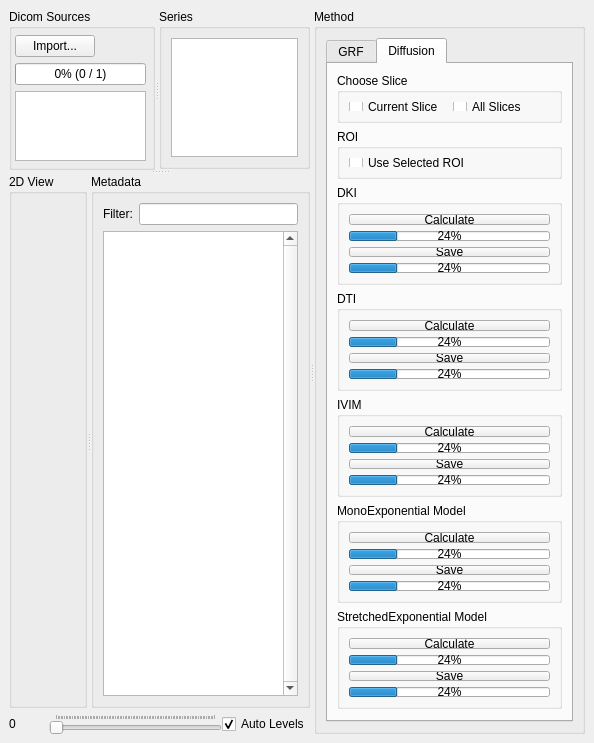
<?xml version="1.0" encoding="UTF-8"?>
<ui version="4.0">
 <class>DicomBrowserWin</class>
 <widget class="QMainWindow" name="DicomBrowserWin">
  <property name="geometry">
   <rect>
    <x>0</x>
    <y>0</y>
    <width>594</width>
    <height>651</height>
   </rect>
  </property>
  <property name="windowTitle">
   <string>Dicom Browser (RESEARCH ONLY)</string>
  </property>
  <property name="windowIcon">
   <iconset resource="Resources.qrc">
    <normaloff>:/icons/icon.png</normaloff>:/icons/icon.png</iconset>
  </property>
  <property name="animated">
   <bool>false</bool>
  </property>
  <widget class="QWidget" name="centralwidget">
   <layout class="QHBoxLayout" name="horizontalLayout_6">
    <item>
     <widget class="QSplitter" name="splitter_2">
      <property name="orientation">
       <enum>Qt::Horizontal</enum>
      </property>
      <widget class="QSplitter" name="seriesSplit">
       <property name="orientation">
        <enum>Qt::Vertical</enum>
       </property>
       <widget class="QSplitter" name="listSplit">
        <property name="orientation">
         <enum>Qt::Horizontal</enum>
        </property>
        <widget class="QGroupBox" name="sourceGroup">
         <property name="title">
          <string>Dicom Sources</string>
         </property>
         <property name="checkable">
          <bool>false</bool>
         </property>
         <layout class="QGridLayout" name="gridLayout">
          <property name="leftMargin">
           <number>3</number>
          </property>
          <property name="topMargin">
           <number>6</number>
          </property>
          <property name="rightMargin">
           <number>6</number>
          </property>
          <property name="bottomMargin">
           <number>6</number>
          </property>
          <item row="0" column="0">
           <layout class="QHBoxLayout" name="horizontalLayout_2">
            <item>
             <widget class="QPushButton" name="importButton">
              <property name="text">
               <string>Import...</string>
              </property>
             </widget>
            </item>
            <item>
             <widget class="QLabel" name="statusText">
              <property name="text">
               <string/>
              </property>
             </widget>
            </item>
            <item>
             <spacer name="horizontalSpacer">
              <property name="orientation">
               <enum>Qt::Horizontal</enum>
              </property>
              <property name="sizeHint" stdset="0">
               <size>
                <width>40</width>
                <height>20</height>
               </size>
              </property>
             </spacer>
            </item>
           </layout>
          </item>
          <item row="2" column="0">
           <widget class="QListView" name="sourceListView">
            <property name="sizePolicy">
             <sizepolicy hsizetype="Expanding" vsizetype="Expanding">
              <horstretch>0</horstretch>
              <verstretch>0</verstretch>
             </sizepolicy>
            </property>
            <property name="minimumSize">
             <size>
              <width>0</width>
              <height>0</height>
             </size>
            </property>
            <property name="maximumSize">
             <size>
              <width>16777215</width>
              <height>83</height>
             </size>
            </property>
            <property name="editTriggers">
             <set>QAbstractItemView::NoEditTriggers</set>
            </property>
           </widget>
          </item>
          <item row="1" column="0">
           <widget class="QProgressBar" name="statusProgressBar">
            <property name="maximumSize">
             <size>
              <width>16777215</width>
              <height>16777215</height>
             </size>
            </property>
            <property name="maximum">
             <number>1</number>
            </property>
            <property name="value">
             <number>0</number>
            </property>
            <property name="alignment">
             <set>Qt::AlignCenter</set>
            </property>
            <property name="format">
             <string>%p% (%v / %m)</string>
            </property>
           </widget>
          </item>
         </layout>
        </widget>
        <widget class="QGroupBox" name="seriesGroup">
         <property name="maximumSize">
          <size>
           <width>16777215</width>
           <height>160</height>
          </size>
         </property>
         <property name="title">
          <string>Series</string>
         </property>
         <layout class="QGridLayout" name="gridLayout_2">
          <item row="0" column="0">
           <widget class="QTableView" name="seriesView">
            <property name="sizePolicy">
             <sizepolicy hsizetype="Expanding" vsizetype="Expanding">
              <horstretch>0</horstretch>
              <verstretch>0</verstretch>
             </sizepolicy>
            </property>
            <property name="minimumSize">
             <size>
              <width>0</width>
              <height>0</height>
             </size>
            </property>
            <property name="editTriggers">
             <set>QAbstractItemView::NoEditTriggers</set>
            </property>
            <property name="dragDropOverwriteMode">
             <bool>false</bool>
            </property>
            <property name="selectionMode">
             <enum>QAbstractItemView::SingleSelection</enum>
            </property>
            <property name="selectionBehavior">
             <enum>QAbstractItemView::SelectRows</enum>
            </property>
            <property name="showGrid">
             <bool>false</bool>
            </property>
            <property name="sortingEnabled">
             <bool>true</bool>
            </property>
            <attribute name="horizontalHeaderCascadingSectionResizes">
             <bool>true</bool>
            </attribute>
            <attribute name="horizontalHeaderDefaultSectionSize">
             <number>10</number>
            </attribute>
            <attribute name="horizontalHeaderHighlightSections">
             <bool>false</bool>
            </attribute>
            <attribute name="horizontalHeaderMinimumSectionSize">
             <number>30</number>
            </attribute>
            <attribute name="horizontalHeaderShowSortIndicator" stdset="0">
             <bool>true</bool>
            </attribute>
            <attribute name="horizontalHeaderStretchLastSection">
             <bool>false</bool>
            </attribute>
            <attribute name="verticalHeaderVisible">
             <bool>false</bool>
            </attribute>
            <attribute name="verticalHeaderCascadingSectionResizes">
             <bool>false</bool>
            </attribute>
            <attribute name="verticalHeaderHighlightSections">
             <bool>false</bool>
            </attribute>
           </widget>
          </item>
         </layout>
        </widget>
       </widget>
       <widget class="QWidget" name="verticalLayoutWidget">
        <layout class="QVBoxLayout" name="verticalLayout">
         <property name="spacing">
          <number>0</number>
         </property>
         <property name="topMargin">
          <number>0</number>
         </property>
         <item>
          <widget class="QSplitter" name="viewMetaSplitter">
           <property name="orientation">
            <enum>Qt::Horizontal</enum>
           </property>
           <widget class="QGroupBox" name="view2DGroup">
            <property name="title">
             <string>2D View</string>
            </property>
           </widget>
           <widget class="QGroupBox" name="metadataGroup">
            <property name="title">
             <string>Metadata</string>
            </property>
            <layout class="QGridLayout" name="gridLayout_5">
             <item row="1" column="0">
              <widget class="QTreeView" name="tagView">
               <property name="verticalScrollBarPolicy">
                <enum>Qt::ScrollBarAlwaysOn</enum>
               </property>
               <property name="editTriggers">
                <set>QAbstractItemView::NoEditTriggers</set>
               </property>
               <property name="showDropIndicator" stdset="0">
                <bool>false</bool>
               </property>
               <property name="dragDropOverwriteMode">
                <bool>false</bool>
               </property>
               <property name="alternatingRowColors">
                <bool>true</bool>
               </property>
               <property name="selectionMode">
                <enum>QAbstractItemView::SingleSelection</enum>
               </property>
               <property name="textElideMode">
                <enum>Qt::ElideRight</enum>
               </property>
               <property name="sortingEnabled">
                <bool>true</bool>
               </property>
              </widget>
             </item>
             <item row="0" column="0">
              <layout class="QHBoxLayout" name="horizontalLayout_3">
               <property name="topMargin">
                <number>0</number>
               </property>
               <item>
                <widget class="QLabel" name="label">
                 <property name="text">
                  <string>Filter:</string>
                 </property>
                </widget>
               </item>
               <item>
                <widget class="QLineEdit" name="filterLine"/>
               </item>
              </layout>
             </item>
            </layout>
           </widget>
          </widget>
         </item>
         <item>
          <layout class="QHBoxLayout" name="horizontalLayout">
           <property name="topMargin">
            <number>6</number>
           </property>
           <item>
            <widget class="QLabel" name="numLabel">
             <property name="sizePolicy">
              <sizepolicy hsizetype="Fixed" vsizetype="Preferred">
               <horstretch>0</horstretch>
               <verstretch>0</verstretch>
              </sizepolicy>
             </property>
             <property name="minimumSize">
              <size>
               <width>40</width>
               <height>0</height>
              </size>
             </property>
             <property name="maximumSize">
              <size>
               <width>40</width>
               <height>16777215</height>
              </size>
             </property>
             <property name="text">
              <string>0</string>
             </property>
            </widget>
           </item>
           <item>
            <widget class="QSlider" name="imageSlider">
             <property name="pageStep">
              <number>1</number>
             </property>
             <property name="orientation">
              <enum>Qt::Horizontal</enum>
             </property>
             <property name="invertedAppearance">
              <bool>false</bool>
             </property>
             <property name="tickPosition">
              <enum>QSlider::TicksAbove</enum>
             </property>
             <property name="tickInterval">
              <number>1</number>
             </property>
            </widget>
           </item>
           <item>
            <widget class="QCheckBox" name="autoLevelsCheck">
             <property name="text">
              <string>Auto Levels</string>
             </property>
             <property name="checked">
              <bool>true</bool>
             </property>
            </widget>
           </item>
          </layout>
         </item>
        </layout>
       </widget>
      </widget>
      <widget class="QGroupBox" name="groupBox">
       <property name="maximumSize">
        <size>
         <width>300</width>
         <height>16777215</height>
        </size>
       </property>
       <property name="title">
        <string>Method</string>
       </property>
       <layout class="QHBoxLayout" name="horizontalLayout_5">
        <item>
         <widget class="QTabWidget" name="tabWidget">
          <property name="enabled">
           <bool>true</bool>
          </property>
          <property name="minimumSize">
           <size>
            <width>0</width>
            <height>0</height>
           </size>
          </property>
          <property name="currentIndex">
           <number>1</number>
          </property>
          <widget class="QWidget" name="GRF">
           <property name="enabled">
            <bool>true</bool>
           </property>
           <property name="sizePolicy">
            <sizepolicy hsizetype="Expanding" vsizetype="Expanding">
             <horstretch>0</horstretch>
             <verstretch>0</verstretch>
            </sizepolicy>
           </property>
           <attribute name="title">
            <string>GRF</string>
           </attribute>
           <layout class="QVBoxLayout" name="verticalLayout_2">
            <item>
             <widget class="QGroupBox" name="groupBox_4">
              <property name="sizePolicy">
               <sizepolicy hsizetype="Fixed" vsizetype="Expanding">
                <horstretch>0</horstretch>
                <verstretch>0</verstretch>
               </sizepolicy>
              </property>
              <property name="maximumSize">
               <size>
                <width>16777215</width>
                <height>1000</height>
               </size>
              </property>
              <property name="font">
               <font>
                <pointsize>11</pointsize>
               </font>
              </property>
              <property name="title">
               <string>GRF model</string>
              </property>
              <layout class="QGridLayout" name="gridLayout_3">
               <item row="3" column="0">
                <widget class="QGroupBox" name="groupBox_3">
                 <property name="maximumSize">
                  <size>
                   <width>16777215</width>
                   <height>60</height>
                  </size>
                 </property>
                 <property name="font">
                  <font>
                   <pointsize>11</pointsize>
                  </font>
                 </property>
                 <property name="title">
                  <string>Input</string>
                 </property>
                 <layout class="QGridLayout" name="gridLayout_4">
                  <item row="0" column="0">
                   <widget class="QLabel" name="label_2">
                    <property name="text">
                     <string>Scan interval(s)</string>
                    </property>
                   </widget>
                  </item>
                  <item row="0" column="1">
                   <widget class="QDoubleSpinBox" name="PhaseTimeGap">
                    <property name="value">
                     <double>4.000000000000000</double>
                    </property>
                   </widget>
                  </item>
                 </layout>
                </widget>
               </item>
               <item row="1" column="0">
                <widget class="QGroupBox" name="TDCurve">
                 <property name="maximumSize">
                  <size>
                   <width>16777215</width>
                   <height>200</height>
                  </size>
                 </property>
                 <property name="title">
                  <string>Time-density Curve</string>
                 </property>
                </widget>
               </item>
               <item row="0" column="0">
                <widget class="QGroupBox" name="groupBox_2">
                 <property name="sizePolicy">
                  <sizepolicy hsizetype="Preferred" vsizetype="Fixed">
                   <horstretch>0</horstretch>
                   <verstretch>0</verstretch>
                  </sizepolicy>
                 </property>
                 <property name="font">
                  <font>
                   <pointsize>11</pointsize>
                  </font>
                 </property>
                 <property name="title">
                  <string>Choose Aif</string>
                 </property>
                 <layout class="QHBoxLayout" name="horizontalLayout_4">
                  <item>
                   <widget class="QComboBox" name="comboBox">
                    <property name="sizePolicy">
                     <sizepolicy hsizetype="Fixed" vsizetype="Fixed">
                      <horstretch>0</horstretch>
                      <verstretch>0</verstretch>
                     </sizepolicy>
                    </property>
                    <item>
                     <property name="text">
                      <string>Aif</string>
                     </property>
                    </item>
                    <item>
                     <property name="text">
                      <string>Por</string>
                     </property>
                    </item>
                   </widget>
                  </item>
                  <item>
                   <widget class="QPushButton" name="SaveROIButton">
                    <property name="sizePolicy">
                     <sizepolicy hsizetype="Fixed" vsizetype="Fixed">
                      <horstretch>0</horstretch>
                      <verstretch>0</verstretch>
                     </sizepolicy>
                    </property>
                    <property name="text">
                     <string>SAVE Curve</string>
                    </property>
                   </widget>
                  </item>
                 </layout>
                </widget>
               </item>
               <item row="4" column="0">
                <widget class="QGroupBox" name="groupBox_5">
                 <property name="title">
                  <string>Cal</string>
                 </property>
                 <layout class="QVBoxLayout" name="verticalLayout_3">
                  <item>
                   <widget class="QCheckBox" name="CurrentSlice_checkBox">
                    <property name="font">
                     <font>
                      <pointsize>9</pointsize>
                     </font>
                    </property>
                    <property name="text">
                     <string>Current Slice</string>
                    </property>
                   </widget>
                  </item>
                  <item>
                   <widget class="QCheckBox" name="AllSlice_checkBox">
                    <property name="font">
                     <font>
                      <pointsize>9</pointsize>
                     </font>
                    </property>
                    <property name="text">
                     <string>All Slices</string>
                    </property>
                   </widget>
                  </item>
                  <item>
                   <widget class="QPushButton" name="GRF_Cal">
                    <property name="sizePolicy">
                     <sizepolicy hsizetype="Preferred" vsizetype="Fixed">
                      <horstretch>0</horstretch>
                      <verstretch>0</verstretch>
                     </sizepolicy>
                    </property>
                    <property name="font">
                     <font>
                      <pointsize>11</pointsize>
                     </font>
                    </property>
                    <property name="text">
                     <string>Calculate</string>
                    </property>
                   </widget>
                  </item>
                  <item>
                   <widget class="QProgressBar" name="statusProgressBarCal">
                    <property name="value">
                     <number>24</number>
                    </property>
                   </widget>
                  </item>
                  <item>
                   <widget class="QPushButton" name="GFRmodelSaveResult">
                    <property name="sizePolicy">
                     <sizepolicy hsizetype="Preferred" vsizetype="Fixed">
                      <horstretch>0</horstretch>
                      <verstretch>0</verstretch>
                     </sizepolicy>
                    </property>
                    <property name="font">
                     <font>
                      <pointsize>11</pointsize>
                     </font>
                    </property>
                    <property name="text">
                     <string>Save Result</string>
                    </property>
                   </widget>
                  </item>
                 </layout>
                </widget>
               </item>
              </layout>
             </widget>
            </item>
           </layout>
          </widget>
          <widget class="QWidget" name="tab_2">
           <attribute name="title">
            <string>Diffusion</string>
           </attribute>
           <layout class="QVBoxLayout" name="verticalLayout_5">
            <item>
             <widget class="QGroupBox" name="groupBox_10">
              <property name="maximumSize">
               <size>
                <width>16777215</width>
                <height>50</height>
               </size>
              </property>
              <property name="title">
               <string>Choose Slice</string>
              </property>
              <layout class="QHBoxLayout" name="horizontalLayout_7">
               <item>
                <widget class="QCheckBox" name="checkBox_CurrentSlice_Diffusion">
                 <property name="text">
                  <string>Current Slice</string>
                 </property>
                </widget>
               </item>
               <item>
                <widget class="QCheckBox" name="checkBox_AllSlices_Diffusion">
                 <property name="text">
                  <string>All Slices</string>
                 </property>
                </widget>
               </item>
              </layout>
             </widget>
            </item>
            <item>
             <widget class="QGroupBox" name="groupBox_11">
              <property name="maximumSize">
               <size>
                <width>16777215</width>
                <height>50</height>
               </size>
              </property>
              <property name="title">
               <string>ROI</string>
              </property>
              <layout class="QVBoxLayout" name="verticalLayout_8">
               <item>
                <widget class="QCheckBox" name="checkBox">
                 <property name="text">
                  <string>Use Selected ROI</string>
                 </property>
                </widget>
               </item>
              </layout>
             </widget>
            </item>
            <item>
             <widget class="QGroupBox" name="groupBox_6">
              <property name="maximumSize">
               <size>
                <width>16777215</width>
                <height>100</height>
               </size>
              </property>
              <property name="title">
               <string>DKI</string>
              </property>
              <layout class="QVBoxLayout" name="verticalLayout_4">
               <item>
                <widget class="QPushButton" name="pushButton_DKI">
                 <property name="text">
                  <string>Calculate</string>
                 </property>
                </widget>
               </item>
               <item>
                <widget class="QProgressBar" name="statusProgressBarDKICal">
                 <property name="value">
                  <number>24</number>
                 </property>
                </widget>
               </item>
               <item>
                <widget class="QPushButton" name="pushButton_DKI_Save">
                 <property name="text">
                  <string>Save</string>
                 </property>
                </widget>
               </item>
               <item>
                <widget class="QProgressBar" name="statusProgressBarDKISave">
                 <property name="value">
                  <number>24</number>
                 </property>
                </widget>
               </item>
              </layout>
             </widget>
            </item>
            <item>
             <widget class="QGroupBox" name="groupBox_8">
              <property name="maximumSize">
               <size>
                <width>16777215</width>
                <height>100</height>
               </size>
              </property>
              <property name="title">
               <string>DTI</string>
              </property>
              <layout class="QVBoxLayout" name="verticalLayout_6">
               <item>
                <widget class="QPushButton" name="pushButton_DTI">
                 <property name="text">
                  <string>Calculate</string>
                 </property>
                </widget>
               </item>
               <item>
                <widget class="QProgressBar" name="statusProgressBarDTICal">
                 <property name="value">
                  <number>24</number>
                 </property>
                </widget>
               </item>
               <item>
                <widget class="QPushButton" name="pushButton_DTI_Save">
                 <property name="text">
                  <string>Save</string>
                 </property>
                </widget>
               </item>
               <item>
                <widget class="QProgressBar" name="statusProgressBarDTISave">
                 <property name="value">
                  <number>24</number>
                 </property>
                </widget>
               </item>
              </layout>
             </widget>
            </item>
            <item>
             <widget class="QGroupBox" name="groupBox_7">
              <property name="maximumSize">
               <size>
                <width>16777215</width>
                <height>100</height>
               </size>
              </property>
              <property name="title">
               <string>IVIM</string>
              </property>
              <layout class="QVBoxLayout" name="verticalLayout_7">
               <item>
                <widget class="QPushButton" name="pushButton_IVIM">
                 <property name="text">
                  <string>Calculate</string>
                 </property>
                </widget>
               </item>
               <item>
                <widget class="QProgressBar" name="statusProgressBarIVIMCal">
                 <property name="value">
                  <number>24</number>
                 </property>
                </widget>
               </item>
               <item>
                <widget class="QPushButton" name="pushButton_IVIM_Save">
                 <property name="text">
                  <string>Save</string>
                 </property>
                </widget>
               </item>
               <item>
                <widget class="QProgressBar" name="statusProgressBarIVIMSave">
                 <property name="value">
                  <number>24</number>
                 </property>
                </widget>
               </item>
              </layout>
             </widget>
            </item>
            <item>
             <widget class="QGroupBox" name="groupBox_9">
              <property name="maximumSize">
               <size>
                <width>16777215</width>
                <height>100</height>
               </size>
              </property>
              <property name="title">
               <string>MonoExponential Model</string>
              </property>
              <layout class="QVBoxLayout" name="verticalLayout_9">
               <item>
                <widget class="QPushButton" name="pushButton_ADC_Mono">
                 <property name="text">
                  <string>Calculate</string>
                 </property>
                </widget>
               </item>
               <item>
                <widget class="QProgressBar" name="statusProgressBarMonoECal">
                 <property name="value">
                  <number>24</number>
                 </property>
                </widget>
               </item>
               <item>
                <widget class="QPushButton" name="pushButton_MonoESave">
                 <property name="text">
                  <string>Save</string>
                 </property>
                </widget>
               </item>
               <item>
                <widget class="QProgressBar" name="statusProgressBarMonoESave">
                 <property name="value">
                  <number>24</number>
                 </property>
                </widget>
               </item>
              </layout>
             </widget>
            </item>
            <item>
             <widget class="QGroupBox" name="groupBox_12">
              <property name="maximumSize">
               <size>
                <width>16777215</width>
                <height>100</height>
               </size>
              </property>
              <property name="title">
               <string>StretchedExponential Model</string>
              </property>
              <layout class="QVBoxLayout" name="verticalLayout_10">
               <item>
                <widget class="QPushButton" name="pushButton_SE">
                 <property name="text">
                  <string>Calculate</string>
                 </property>
                </widget>
               </item>
               <item>
                <widget class="QProgressBar" name="statusProgressBarSECal">
                 <property name="value">
                  <number>24</number>
                 </property>
                </widget>
               </item>
               <item>
                <widget class="QPushButton" name="pushButton_SE_Save">
                 <property name="text">
                  <string>Save</string>
                 </property>
                </widget>
               </item>
               <item>
                <widget class="QProgressBar" name="statusProgressBarSESave">
                 <property name="value">
                  <number>24</number>
                 </property>
                </widget>
               </item>
              </layout>
             </widget>
            </item>
           </layout>
          </widget>
         </widget>
        </item>
       </layout>
      </widget>
     </widget>
    </item>
   </layout>
  </widget>
  <action name="action_Quit">
   <property name="text">
    <string>&amp;Quit</string>
   </property>
  </action>
  <action name="action_Open_Directory">
   <property name="text">
    <string>&amp;Open Directory</string>
   </property>
  </action>
 </widget>
 <resources>
  <include location="Resources.qrc"/>
 </resources>
 <connections/>
</ui>
